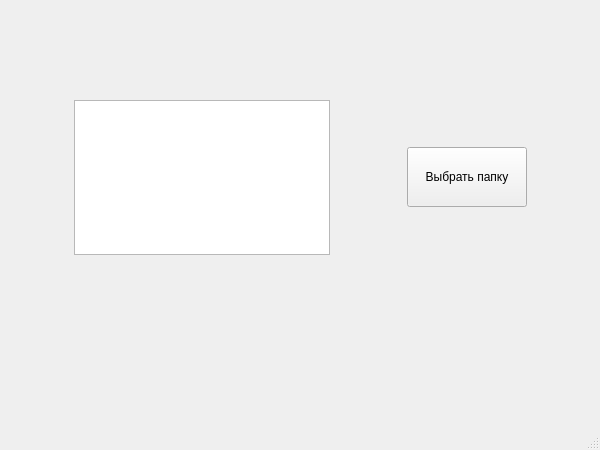
<?xml version="1.0" encoding="UTF-8"?>
<ui version="4.0">
 <class>MainWindow</class>
 <widget class="QMainWindow" name="MainWindow">
  <property name="geometry">
   <rect>
    <x>0</x>
    <y>0</y>
    <width>600</width>
    <height>450</height>
   </rect>
  </property>
  <property name="minimumSize">
   <size>
    <width>600</width>
    <height>450</height>
   </size>
  </property>
  <property name="maximumSize">
   <size>
    <width>1000</width>
    <height>600</height>
   </size>
  </property>
  <property name="windowTitle">
   <string>MainWindow</string>
  </property>
  <property name="autoFillBackground">
   <bool>true</bool>
  </property>
  <widget class="QWidget" name="centralwidget">
   <layout class="QGridLayout" name="gridLayout_3">
    <item row="1" column="0">
     <spacer name="horizontalSpacer_3">
      <property name="orientation">
       <enum>Qt::Horizontal</enum>
      </property>
      <property name="sizeHint" stdset="0">
       <size>
        <width>53</width>
        <height>20</height>
       </size>
      </property>
     </spacer>
    </item>
    <item row="1" column="3">
     <widget class="QPushButton" name="pushButton">
      <property name="minimumSize">
       <size>
        <width>120</width>
        <height>60</height>
       </size>
      </property>
      <property name="accessibleName">
       <string>pushButton</string>
      </property>
      <property name="text">
       <string>Выбрать папку</string>
      </property>
     </widget>
    </item>
    <item row="1" column="4">
     <spacer name="horizontalSpacer_2">
      <property name="orientation">
       <enum>Qt::Horizontal</enum>
      </property>
      <property name="sizeHint" stdset="0">
       <size>
        <width>52</width>
        <height>20</height>
       </size>
      </property>
     </spacer>
    </item>
    <item row="1" column="2">
     <spacer name="horizontalSpacer">
      <property name="orientation">
       <enum>Qt::Horizontal</enum>
      </property>
      <property name="sizeHint" stdset="0">
       <size>
        <width>71</width>
        <height>20</height>
       </size>
      </property>
     </spacer>
    </item>
    <item row="0" column="1">
     <spacer name="verticalSpacer_2">
      <property name="orientation">
       <enum>Qt::Vertical</enum>
      </property>
      <property name="sizeHint" stdset="0">
       <size>
        <width>20</width>
        <height>127</height>
       </size>
      </property>
     </spacer>
    </item>
    <item row="2" column="1">
     <spacer name="verticalSpacer">
      <property name="orientation">
       <enum>Qt::Vertical</enum>
      </property>
      <property name="sizeHint" stdset="0">
       <size>
        <width>20</width>
        <height>200</height>
       </size>
      </property>
     </spacer>
    </item>
    <item row="1" column="1">
     <widget class="QTextEdit" name="textEdit">
      <property name="accessibleName">
       <string>textEdit</string>
      </property>
      <property name="readOnly">
       <bool>true</bool>
      </property>
      <property name="overwriteMode">
       <bool>true</bool>
      </property>
     </widget>
    </item>
   </layout>
  </widget>
  <widget class="QMenuBar" name="menubar">
   <property name="geometry">
    <rect>
     <x>0</x>
     <y>0</y>
     <width>600</width>
     <height>21</height>
    </rect>
   </property>
  </widget>
  <widget class="QStatusBar" name="statusbar"/>
 </widget>
 <resources/>
 <connections/>
</ui>
